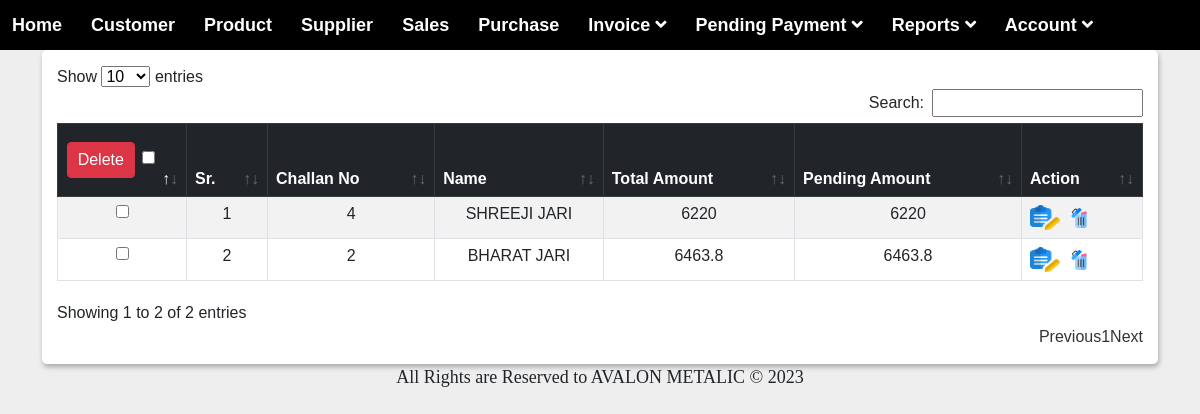
/transaction/view_pending_sales_payment.php (signed in), run on the app's committed database.
### tables this page shows
CREATE TABLE `sale_trans` (
  `id` int(250) NOT NULL,
  `challan_no` varchar(250) NOT NULL,
  `cid` varchar(250) NOT NULL,
  `total_amount` varchar(250) NOT NULL,
  `pending_amount` varchar(250) NOT NULL,
  `received_amount` int(250) NOT NULL
);

CREATE TABLE `party` (
  `id` int(50) NOT NULL,
  `name` varchar(100) NOT NULL,
  `alias` varchar(100) NOT NULL,
  `city` varchar(100) NOT NULL,
  `area` varchar(100) NOT NULL,
  `state` varchar(100) NOT NULL,
  `pan_no` varchar(100) NOT NULL,
  `adhar_no` varchar(100) NOT NULL,
  `gstin` varchar(100) NOT NULL,
  `con_per_name` varchar(100) NOT NULL,
  `address` varchar(500) NOT NULL,
  `pin` varchar(100) NOT NULL,
  `mo_no` varchar(100) NOT NULL,
  `phone_no` varchar(100) NOT NULL,
  `fax` varchar(100) NOT NULL,
  `email` varchar(100) NOT NULL,
  `website` varchar(100) NOT NULL
);

### transaction/view_pending_sales_payment.php (the view, shortened to what this page needs)
<?php
if (strlen($_SESSION['aid'] == 0)) {
    header('location:../index.php');
} else {
    include('../inc/connection.php');
    include('../inc/menu.php');
?>
<!DOCTYPE html>
<html lang="en">
<head>
    <link rel="stylesheet" href="../assets/css/bootstrap.min.css">
    <link rel="stylesheet" href="../assets/css/datatables.min.css">
    <link rel="stylesheet" href="../assets/css/style.css">
    <link rel="stylesheet" href="../assets/buttons.dataTables.min.css">
</head>
<body>
    <div class="container ">
        <div class="data_table">
            <form method="post">
                <table id="example" class="table table-striped table-bordered">
                    <thead class="table-dark">
                        <tr>
                            <th style="width: 90px; text-align:center;">
                                <button type="submit" name="prod_delete_multiple_btn"
                                    class="btn btn-danger">Delete</button>
                                <input type="checkbox" id="chkAll">
                            </th>
                            <th>Sr.</th>
                            <th>Challan No</th>
                            <th>Name</th>
                            <th>Total Amount</th>
                            <th>Pending Amount</th>
                            <th>Action</th>
                        </tr>
                    </thead>
                    <tbody>
                        <?php
                            $cnt = 1;
                            $query = "select party.name,sale_trans.id,sale_trans.challan_no,sale_trans.pending_amount,sale_trans.total_amount,sale_trans.cid from sale_trans join party on party.id=sale_trans.cid;";
                            $res = mysqli_query($con, $query);
                            while ($row = mysqli_fetch_array($res)) {
                                if ($row['pending_amount'] > 0) {
                            ?>
                        <tr>
                            <td style="width: 10px; text-align:center;">
                                <input type="checkbox" name="product_delete_id[]" value="<?= $row['id']; ?>"
                                    class="tblChk">
                            </td>
                            <td style="text-align: center;" class="see"><?= $cnt; ?></td>
                            <td style="text-align: center;"><?= $row['challan_no']; ?></td>
                            <td style="text-align: center;"><?= $row['name']; ?></td>
                            <td style="text-align: center;"><?= $row['total_amount']; ?></td>
                            <td style="text-align: center;"><?= $row['pending_amount']; ?></td>
                            <td>
                                <a href="updt_sales_pen_trans.php?id=<?php echo $row['id']; ?>"><img
                                        src="../IMG/edit.png" height="25px" width="30PX"></a>&nbsp;
                                <a href="del_sales_pen_trans.php?id=<?php echo $row['id']; ?>"
                                    onclick="return confirm('Are You Sure??');"><img src="../IMG/delete.png"
                                        height="20px" width="20px"></a>&nbsp;
                            </td>
                        </tr>
                        <?php
                                    $cnt++;
                                }
                            }
                            ?>
                    </tbody>
                </table>
            </form>
        </div>
    </div>
</body>
</html>
<?php
}
include('../inc/footer.php');
?>

### transaction/style.css (style rules this page uses)
a { text-decoration: none; }

### assets/css/style.css (style rules this page uses)
* { margin: 0; padding: 0; outline: 0; }
html { scroll-behavior: smooth; }
body { background: #eee; font-family: 'Raleway', sans-serif; font-family: 'Roboto', sans-serif; font-family: 'Poppins', sans-serif; font-family: 'Rubik', sans-serif; padding: 0s; }
h1, h2, h3, h4, h5, h6, p, a, ol, ul, li, img, span, input, form, label, .btn, .navbar, .navbar-brand { margin: 0; padding: 0; }
a, a:hover { text-decoration: none; color: #333; -webkit-transition: 0.2s; transition: 0.2s; }
.data_table { background: #fff; padding: 15px; box-shadow: 1px 3px 5px #aaa; border-radius: 5px; }
.data_table .btn { padding: 5px 10px; margin: 10px 3px 10px 0; }

### inc/menu.php (style rules this page uses)
* { margin: 0; padding: 0; box-sizing: border-box; }
body { font-family: -apple-system, BlinkMacSystemFont, 'Segoe UI', Roboto, Oxygen, Ubuntu, Cantarell, 'Open Sans', 'Helvetica Neue', sans-serif; background-image: url(background-img.jpg); background-size: cover; background-attachment: fixed; }

### data on the page
sale_trans: challan_no "4", party.name "SHREEJI JARI", total_amount "6220", pending_amount "6220"
sale_trans: challan_no "2", party.name "BHARAT JARI", total_amount "6463.8", pending_amount "6463.8"
